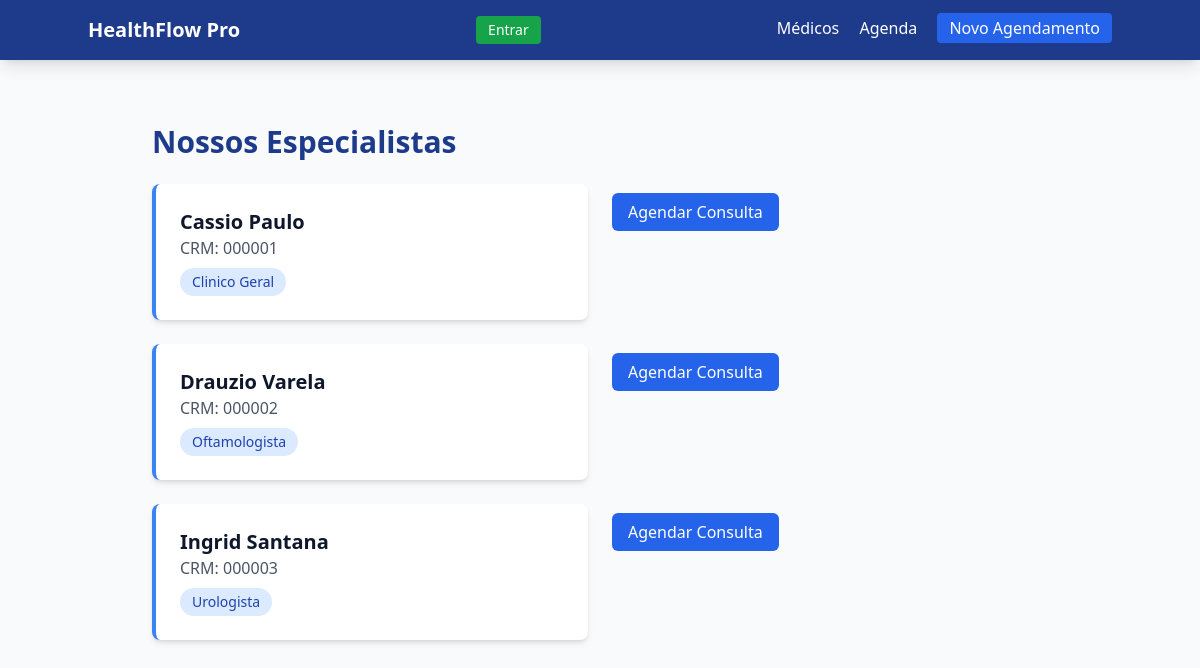
The page /medicos/ on the database its author committed.
### clinica/models.py (models this page shows, shortened)
class Medico(models.Model):
    nome = models.CharField(max_length=200)
    crm = models.CharField(max_length=20, unique=True)
    especialidade = models.ForeignKey(Especialidade, on_delete=models.CASCADE)

class Especialidade(models.Model):
    nome = models.CharField(max_length=100)

### clinica/views.py (the view)
# urls.py: path('medicos/', views.listar_medicos, name= 'listar_medicos'),
def listar_medicos(request):
    medicos = Medico.objects.all()
    return render(request, 'clinica/medicos.html', {'medicos': medicos})

### clinica/templates/clinica/medicos.html (shortened to what this page needs)
{% extends "clinica/base.html" %}
{% block content %}
<div class="max-w-4xl mx-auto">
    <h1 class="text-3xl font-bold text-blue-900 mb-6">Nossos Especialistas</h1>
    <div class="grid grid-cols-1 md:grid-cols-2 gap-6">
        {% for medico in medicos %}
        <div class="bg-white p-6 rounded-lg shadow-md border-l-4 border-blue-500">
            <h2 class="text-xl font-bold">{{ medico.nome }}</h2>
            <p class="text-gray-600">CRM: {{ medico.crm }}</p>
            <span class="inline-block bg-blue-100 text-blue-800 px-3 py-1 rounded-full text-sm mt-2">
                {{ medico.especialidade.nome }}
        </div>
        <div class="mt-4">
            <a href="{% url 'novo_agendamento' %}?medico={{ medico.id }}"
            class="bg-blue-600 text-white px-4 py-2 rounded-md hover:bg-blue-700 transition">
            Agendar Consulta
                </a>
        </div>
        {% empty %}
        <p>Nenhum médico cadastrado no momento.</p>
        {% endfor %}
    </div>
</div>
{% endblock %}

### rows shown on the page
Medico: nome "Cassio Paulo", crm "000001", especialidade.nome "Clinico Geral"
Medico: nome "Drauzio Varela", crm "000002", especialidade.nome "Oftamologista"
Medico: nome "Ingrid Santana", crm "000003", especialidade.nome "Urologista"
